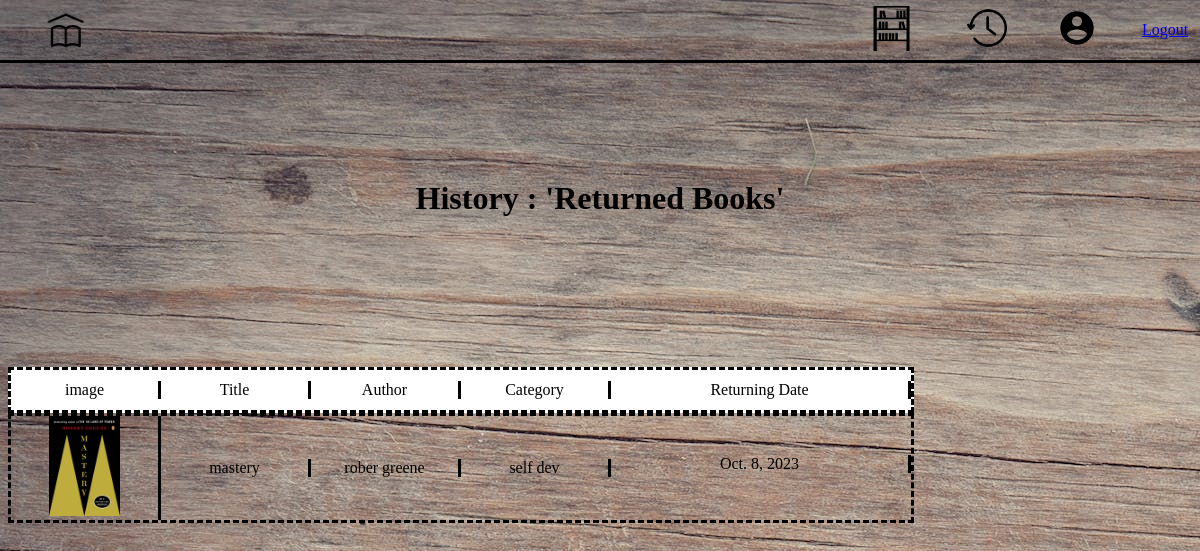
Screenshot of /pages/returnings/ (signed in) with the database file from the repository.
### library/models.py (models this page shows, shortened)
class bookreturning(models.Model):
  customer = models.ForeignKey(customer, on_delete=models.SET_NULL,blank=True, null=True )
  book = models.ForeignKey(Book, on_delete=models.SET_NULL,blank=True, null=True )
  return_date = models.DateField(null=True, blank=True)

class Book(models.Model):
  title = models.CharField(max_length=30, null=True)
  author = models.CharField(max_length=30, null=True)
  category = models.CharField(max_length=30, null=True)
  ISBN = models.CharField(max_length=30, null=True)
  status = models.CharField(max_length=30, null=True)
  image = models.ImageField(null=True, blank=True)
  @property
  def imageURL(self):
    try:
        url = self.image.url
    except:
        url = ''
    return url

### library/views.py (the view)
# urls.py: path('returnings/',views.returning, name='returning'),
def returning(request):
    if request.user.is_authenticated:
        customer = request.user.customer
        returnitems = bookreturning.objects.filter(customer=customer)
    else:
        returnitems =[]
    context = {'returnitems': returnitems}
    return render(request,'library/html/returnings.html', context)

### library/templates/library/html/returnings.html (shortened to what this page needs)
{% load static %}
<!DOCTYPE html>
<html lang="en">
<head>
    <link rel="stylesheet" href="{% static 'css/home.css' %}">
    <link rel="stylesheet" href="{% static 'css/confirmation.css' %}">
    <link rel="stylesheet" href="{% static 'css/history.css' %}">
</head>
<body>
    <div class="header">
        <div class="homebutton">
          <div class="homebutton2"><a class="try"  href="{% url 'home'%}"><img class="home-image" src="{% static 'images/home.png' %}" alt=""></a></div>
        </div>
        <div class="headersearch">
        </div>
        <div class="headeritems">
          <div class="headeritemelement"><a class="try" href="{% url 'myshelf' %}"><img class="shelf-image" src="{% static 'images/shelf.jpeg'%}" alt=""></a></div>
          <div class="headeritemelement"><a class="try" href="{% url 'returning' %}"><img class="history-image" src="{% static 'images/history.png' %}" alt=""></a></div>
          <div class="headeritemelement"><a class="try" href="{% url 'account' %}"><img class="account-image" src="{% static 'images/account.png' %}" alt=""></a></div>
          <div><p><a href="{% url 'logout' %}">Logout</a></p></div>
        </div>
    </div>
    <div class="history-summary"><h1>History : 'Returned Books'</h1></div>
            <div class="history-list-container">
                <div class="return-label-container">
                    <div class="labels">image</div>
                    <div class="labels">Title</div>
                    <div class="labels">Author</div>
                    <div class="labels">Category</div>
                    <div class="labels">Returning Date</div>
                </div>
                {% for item in returnitems %}
                    <div class="return-items">
                        <div class="labels"><img class="check-img" src="{{item.book.imageURL}}" alt=""></div>
                        <div class="labels">{{item.book.title}}</div>
                        <div class="labels">{{item.book.author}}</div>
                        <div class="labels">{{item.book.category}}</div>
                        <p class="labels summary-items-date">{{item.return_date}}</p>
                    </div>
                {% endfor %}
            </div>
</body>
</html>

### static/css/home.css (style rules this page uses)
body { background-image: url("../images/background/back.jpeg"); }
.header { display: grid; grid-template-columns: 1fr 1fr 1fr; height: 60px; position: absolute; left: 0; right: 0; top: 0; bottom: 0; border-bottom-style: solid; border-bottom-color: black; }
.headeritems { align-items: center; text-align: center; justify-content: end; display: grid; grid-template-columns: 95px 85px 85px 70px; column-gap: 5px; }
.homebutton { margin-left: 20px; width: 90px; align-items: center; text-align: center; justify-content: center; }
.homebutton2 { justify-content: center; padding-top: 8px; align-items: center; }
.headeritemelement { margin-right: 12px; }
.try { color: black; text-decoration: none; }
.shelf-image, .home-image { height: 45px; }
.history-image, .account-image { height: 40px; }
.headersearch { padding-top: 9px; text-align: center; }
::placeholder { color: white; }

### static/css/confirmation.css (style rules this page uses)
.summary-items-items, .summary-items-date { margin-top: 8px; padding: 0; }

### static/css/history.css (style rules this page uses)
.return-items { display: grid; grid-template-columns: 1fr 1fr 1fr 1fr 2fr; width: 900px; border: black; border-width: 3px; border-style: dashed; text-align: center; align-items: center; }
.check-img { height: 100px; }
.history-summary { text-align: center; margin-bottom: 90px; margin-top: 180px; }
.history-list-container { margin-top: 150px; }
.return-label-container { display: grid; grid-template-columns: 1fr 1fr 1fr 1fr 2fr ; width: 900px; text-align: center; align-items: center; border-color: black; border-width: 3px; border-style: dashed; height: 40px; background-color: white; }
.labels { border-right-color: black; border-right-width: 3px; border-right-style: solid; }

### rows the page displays
bookreturning: book.imageURL (picture), book "mastery", book.author "rober greene", book.category "self dev", return_date "Oct. 8, 2023"
